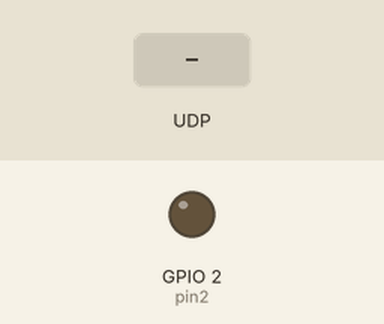
Recording of a program running on a simulated ESP32 board running MicroPython. On the bench: output pins drawn as LEDs (lit = HIGH). The inputs (shaded band) are chosen by the test bench. WiFi joins after 1.5 s; what the program prints to the serial console is not drawn.

Above: at 2.7 s.
2.8 s: UDP packet "on" arrives
At 4.0 s:
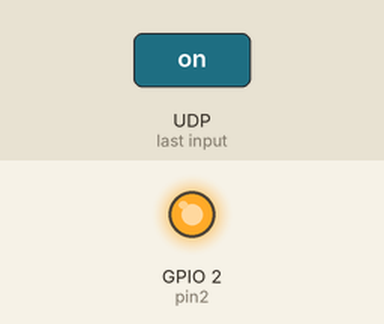
4.3 s: UDP packet "off" arrives
At 5.2 s:
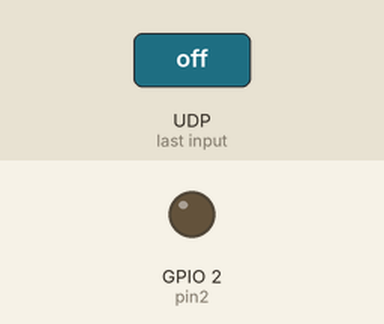
Timing chart, 0 to 7.3 s (numbered marks = the images above; inputs shaded):
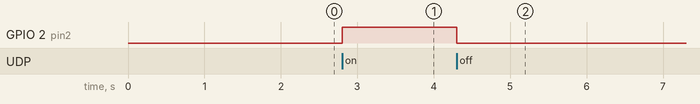

Measured:
- after the input at 2.8 s, GPIO 2 (pin2): LOW → HIGH at once
- after the input at 4.3 s, GPIO 2 (pin2): HIGH → LOW at once

The program:

03-pc____LED_.py
```python
#让esp32链接wifi，让其拥有ip地址
#创建UDP socket
#接收UDB数据
#根据接收到的数据控制亮灭
import network
import time
import socket
import machine
def do_connect():
    #链接wifi网络
    wlan = network.WLAN(network.STA_IF)
    wlan.active(True)
    if not wlan.isconnected():
        print('connecting to network...')
        wlan.connect('HUAWEI-NZX_2.4G', '987654321')
        while not wlan.isconnected():
            pass
    print('network config:', wlan.ifconfig())
def start_udp():
    # 1. 创建udp套接字
    udp_socket = socket.socket(socket.AF_INET, socket.SOCK_DGRAM)
    # 2. 绑定本地信息
    udp_socket.bind(("0.0.0.0", 7788))	#"0.0.0.0"接受所有的ip
    return udp_socket

def main():
    #连接wifi
    do_connect()
    #创建udp对象
    udp_socket=start_udp()
    #创建GPIO对象
    pin2=machine.Pin(2,machine.Pin.OUT)
    #接收udp数据
    while True:
        recv_data,sender_info=udp_socket.recvfrom(1024)
        print("{}发送的数据：{}".format(sender_info,recv_data))
        recv_data_str=recv_data.decode("utf-8")	#解码
        print("解码后的数据：{}".format(recv_data_str))
        #根据解码后的udp数据控制led
        if recv_data_str =='on':
            pin2.value(1)
        elif recv_data_str=='off':
            pin2.value(0)


if __name__ == "__main__":
    main()
```
